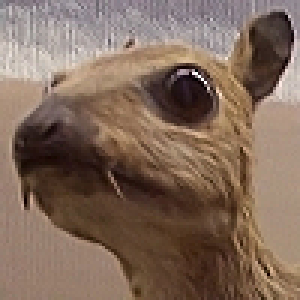
#> input picture class01/homework/SHJung/hw6_CNN/image.png, 100 x 100 px (shown 3 times larger)
$ python image_processing.py
#> lines starting #> are read from the running program, lines starting #| are printed output that depends on the picture
import cv2
import numpy as np

img = cv2.imread('image.png', cv2.IMREAD_COLOR)
#> img is the input picture: shape (100, 100, 3); mean B, G, R 91.2, 106.1, 129.1

identity_kernel = np.array([[0, 0, 0],[0, 1, 0], [0, 0, 0]])
ridge_kernel = np.array([[0, -1, 0],[-1, 4, -1], [0, -1, 0]])
edge_dectection_kernel = np.array([[-1, -1, -1],[-1, 8, -1], [-1, -1, -1]])
sharpen_kernel = np.array([[0, -1, 0],[-1, 5, -1], [0, -1, 0]])
box_blur_kernel = 1/9 * np.array([[1, 1, 1],[1, 1, 1], [1, 1, 1]])
gaussian_blur3_kernel = 1/16 * np.array([[1, 2, 1],[2, 4, 2], [1, 2, 1]])
gaussian_blur5_kernel = 1/256 * np.array([[1, 4, 6, 4, 1],[4, 16, 24, 16, 4], [6, 24, 36, 24, 6],[4, 16, 24, 16, 4],[1, 4, 6, 4, 1]])

output_identity = cv2.filter2D(img, -1, identity_kernel)
output_ridge = cv2.filter2D(img, -1, ridge_kernel)
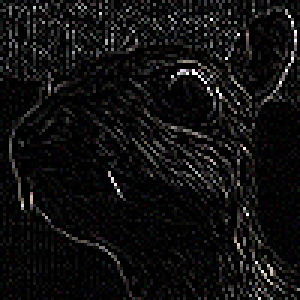
#> output_ridge: shape (100, 100, 3) (shown 3 times larger); mean B, G, R 15.6, 15.7, 16.1
output_edge_dectection = cv2.filter2D(img, -1, edge_dectection_kernel)
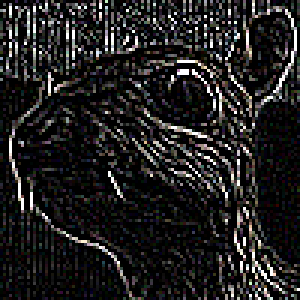
#> output_edge_dectection: shape (100, 100, 3) (shown 3 times larger); mean B, G, R 32, 32, 33.1
output_sharpen = cv2.filter2D(img, -1, sharpen_kernel)
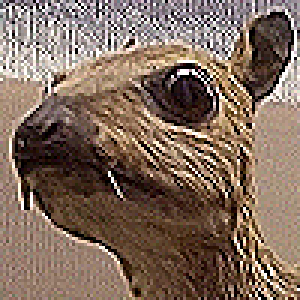
#> output_sharpen: shape (100, 100, 3) (shown 3 times larger); mean B, G, R 93.3, 107.1, 128.4
output_box_blur = cv2.filter2D(img, -1, box_blur_kernel)
output_gaussian_blur3 = cv2.filter2D(img, -1, gaussian_blur3_kernel)
output_gaussian_blur5 = cv2.filter2D(img, -1, gaussian_blur5_kernel)

row1 = np.hstack((output_identity, output_ridge, output_edge_dectection))
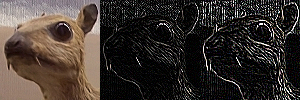
#> row1: shape (100, 300, 3); mean B, G, R 46.2, 51.3, 59.4
row2 = np.hstack((output_sharpen, output_box_blur, output_gaussian_blur3))
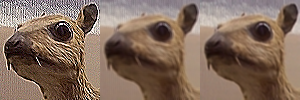
#> row2: shape (100, 300, 3); mean B, G, R 91.9, 106.5, 128.9
row3 = np.hstack((output_gaussian_blur5, output_gaussian_blur5, output_gaussian_blur5))
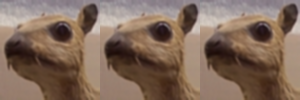
#> row3: shape (100, 300, 3); mean B, G, R 91.2, 106.1, 129.2

combined_image = np.vstack((row1, row2, row3))
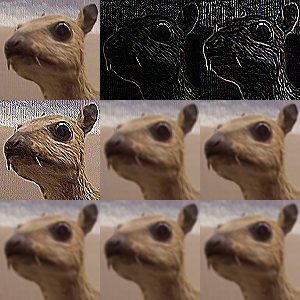
#> combined_image: shape (300, 300, 3); mean B, G, R 76.4, 87.9, 105.8

cv2.imshow('Combined Image', combined_image)

cv2.waitKey(0)
cv2.destroyAllWindows()
